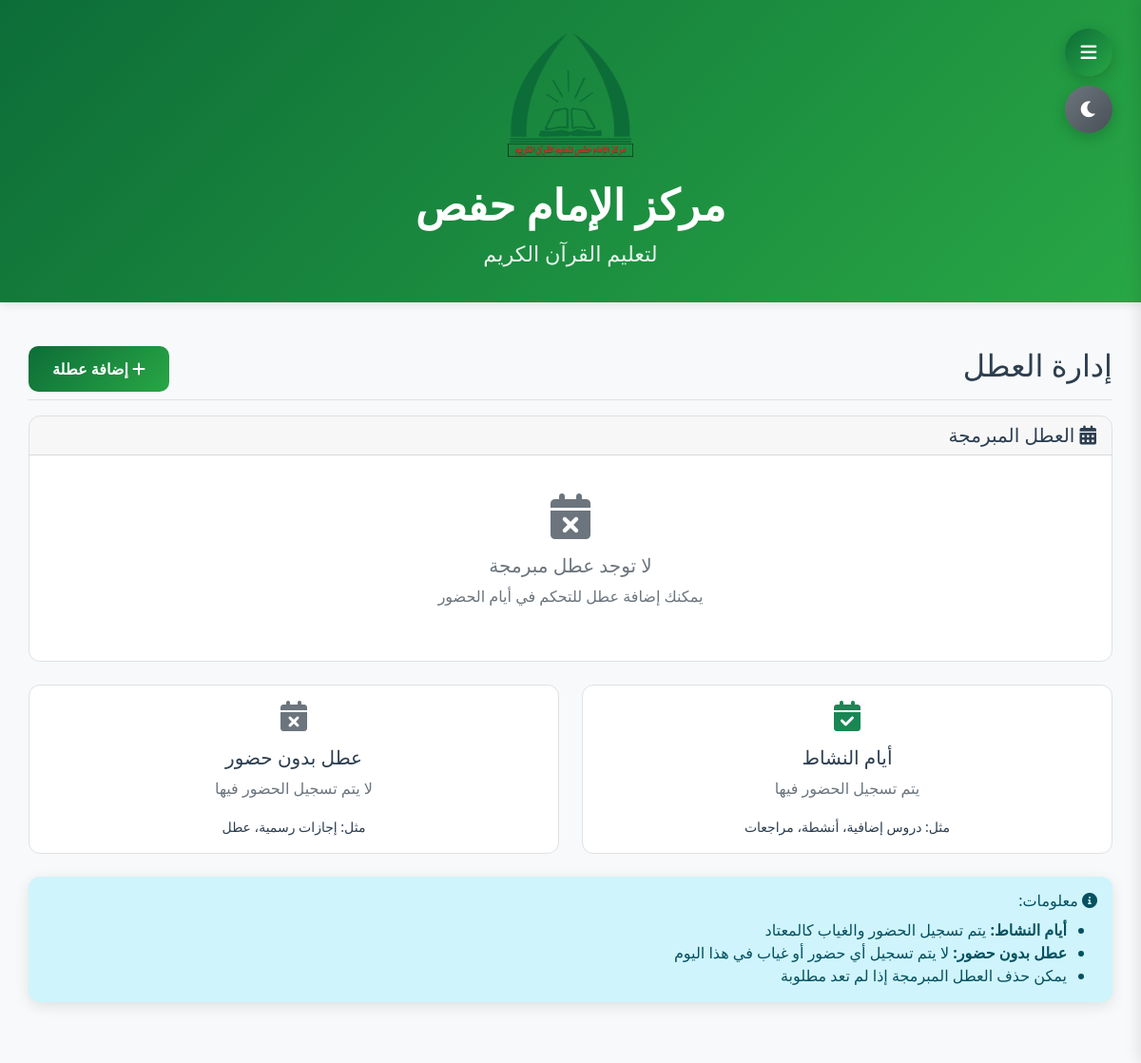
The app's page /holidays (signed in) with its own data.
### app.py (models this page shows)
class Settings(db.Model):
    id = db.Column(db.Integer, primary_key=True)
    site_name = db.Column(db.String(100), default='مركز الإمام حفص')
    site_description = db.Column(db.String(200), default='لتعليم القرآن الكريم')
    contact_phone = db.Column(db.String(20))
    contact_email = db.Column(db.String(100))
    location_address = db.Column(db.String(300), default='مأرب - شارع الأربعين - خلف مستشفى نيوم')
    location_map_url = db.Column(db.String(500))
    logo = db.Column(db.String(200))
    primary_color = db.Column(db.String(7), default='#2c5aa0')
    secondary_color = db.Column(db.String(7), default='#28a745')
    background_color = db.Column(db.String(7), default='#f8f9fa')
    text_color = db.Column(db.String(7), default='#2c3e50')
    whatsapp_message_template = db.Column(db.Text, default='تقرير {report_type} للتسميع\n\nالطالب: {student_name}\nالحلقة: {circle_name}\nالمعلم: {teacher_name}\nالفترة: من {start_date} إلى {end_date}\n\nالتسميع:\n{reports_details}\n\nإحصائيات الحضور:\n{attendance_stats}\n\n{site_name}')
    support_bank_accounts = db.Column(db.Text, default='بنك الكريمي: 123456789\nبنك الشرق: 987654321\nبنك التضامن: 456789123')
    support_message = db.Column(db.Text, default='نورٌ نُهديه وجيل نربيه')
    dark_mode_enabled = db.Column(db.Boolean, default=False)
    teacher_requires_approval = db.Column(db.Boolean, default=True)
    allow_custom_teacher_name = db.Column(db.Boolean, default=True)

### app.py (the view)
@app.route('/holidays')
@require_login
def holidays():
    holidays = Holiday.query.order_by(Holiday.date).all()
    return render_template('holidays.html', holidays=holidays)

### app.py (called while the page is built)
@app.context_processor
def inject_globals():
    settings = Settings.query.first() or Settings()
    current_year = datetime.now().year
    unread_notifications = 0
    if 'user_id' in session and session.get('role') == 'parent':
        parent = Parent.query.filter_by(name=session['name']).first()
        if parent and parent.user_id:
            unread_notifications = Notification.query.filter_by(user_id=parent.user_id, is_read=False).count()
    return dict(
        datetime=datetime, now=datetime.now, timedelta=timedelta,
        settings=settings, Report=Report, Attendance=Attendance,
        Holiday=Holiday, Parent=Parent, current_year=current_year,
        unread_notifications=unread_notifications
    )

def require_login(f):
    @wraps(f)
    def decorated(*args, **kwargs):
        if 'user_id' not in session:
            flash('يجب تسجيل الدخول أولاً', 'error')
            return redirect(url_for('login'))
        return f(*args, **kwargs)
    return decorated

### templates/holidays.html
{% extends "base.html" %}
{% block content %}
<div class="d-flex justify-content-between flex-wrap flex-md-nowrap align-items-center pt-3 pb-2 mb-3 border-bottom">
    <h1 class="h2">إدارة العطل</h1>
    <a href="{{ url_for('add_holiday') }}" class="btn btn-primary">
        <i class="fas fa-plus"></i> إضافة عطلة
    </a>
</div>
<div class="card">
    <div class="card-header">
        <h5 class="card-title mb-0"><i class="fas fa-calendar-alt"></i> العطل المبرمجة</h5>
    </div>
    <div class="card-body">
        {% if holidays %}
        <div class="table-responsive">
            <table class="table table-striped">
                <thead>
                    <tr>
                        <th>التاريخ</th>
                        <th>المناسبة</th>
                        <th>نوع اليوم</th>
                        <th>الحالة</th>
                        <th>الإجراءات</th>
                    </tr>
                </thead>
                <tbody>
                    {% for holiday in holidays %}
                    <tr>
                        <td>{{ holiday.date.strftime('%Y-%m-%d') }}</td>
                        <td>{{ holiday.reason }}</td>
                        <td>
                            {% if holiday.has_attendance %}
                            <span class="badge bg-success">يوم نشاط</span>
                            {% else %}
                            <span class="badge bg-secondary">عطلة بدون حضور</span>
                            {% endif %}
                        </td>
                        <td>
                            {% if holiday.date < datetime.now().date() %}
                            <span class="badge bg-secondary">منتهية</span>
                            {% elif holiday.date == datetime.now().date() %}
                            <span class="badge bg-warning">اليوم</span>
                            {% else %}
                            <span class="badge bg-success">قادمة</span>
                            {% endif %}
                        </td>
                        <td>
                            <a href="{{ url_for('delete_holiday', holiday_id=holiday.id) }}"
                               class="btn btn-sm btn-outline-danger"
                               onclick="return confirm('هل أنت متأكد من حذف هذه العطلة؟')">
                                <i class="fas fa-trash"></i>
                            </a>
                        </td>
                    </tr>
                    {% endfor %}
                </tbody>
            </table>
        </div>
        {% else %}
        <div class="text-center text-muted py-4">
            <i class="fas fa-calendar-times fa-3x mb-3"></i>
            <h5>لا توجد عطل مبرمجة</h5>
            <p>يمكنك إضافة عطل للتحكم في أيام الحضور</p>
        </div>
        {% endif %}
    </div>
</div>
<div class="row mt-4">
    <div class="col-md-6">
        <div class="card">
            <div class="card-body text-center">
                <i class="fas fa-calendar-check fa-2x text-success mb-3"></i>
                <h5>أيام النشاط</h5>
                <p class="text-muted">يتم تسجيل الحضور فيها</p>
                <small>مثل: دروس إضافية، أنشطة، مراجعات</small>
            </div>
        </div>
    </div>
    <div class="col-md-6">
        <div class="card">
            <div class="card-body text-center">
                <i class="fas fa-calendar-times fa-2x text-secondary mb-3"></i>
                <h5>عطل بدون حضور</h5>
                <p class="text-muted">لا يتم تسجيل الحضور فيها</p>
                <small>مثل: إجازات رسمية، عطل</small>
            </div>
        </div>
    </div>
</div>
<div class="alert alert-info mt-4">
    <h6><i class="fas fa-info-circle"></i> معلومات:</h6>
    <ul class="mb-0">
        <li><strong>أيام النشاط:</strong> يتم تسجيل الحضور والغياب كالمعتاد</li>
        <li><strong>عطل بدون حضور:</strong> لا يتم تسجيل أي حضور أو غياب في هذا اليوم</li>
        <li>يمكن حذف العطل المبرمجة إذا لم تعد مطلوبة</li>
    </ul>
</div>
{% endblock %}

### templates/base.html (shortened to what this page needs)
<!DOCTYPE html>
<html lang="ar" dir="rtl" class="{% if session.get('dark_mode') or settings.dark_mode_enabled %}dark-mode{% endif %}">
<head>
    <link href="https://cdn.jsdelivr.net/npm/bootstrap@5.1.3/dist/css/bootstrap.min.css" rel="stylesheet">
    <link rel="stylesheet" href="https://cdnjs.cloudflare.com/ajax/libs/font-awesome/6.0.0/css/all.min.css">
    <link href="https://cdn.jsdelivr.net/npm/bootstrap@5.1.3/dist/css/bootstrap.rtl.min.css" rel="stylesheet">
</head>
<body class="{% if session.get('view_type') == 'mobile' %}mobile-view{% endif %}">
    {% if settings.logo or settings.site_name %}
    <div class="header-logo">
        <div class="container">
            {% if settings.logo %}
            <img src="{{ url_for('uploaded_file', filename=settings.logo) }}" class="mb-2" alt="{{ settings.site_name }}" style="background: transparent; border: none;">
            {% endif %}
            <h4>{{ settings.site_name }}</h4>
            {% if settings.site_description %}
            <small>{{ settings.site_description }}</small>
            {% endif %}
        </div>
    </div>
    {% endif %}
    {% if session.user_id %}
    <button class="sidebar-toggle" onclick="toggleSidebar()">
        <i class="fas fa-bars"></i>
    </button>
    <button class="dark-mode-toggle" onclick="toggleDarkMode()">
        <i class="fas {% if session.get('dark_mode') or settings.dark_mode_enabled %}fa-sun{% else %}fa-moon{% endif %}"></i>
    </button>
    {% endif %}
    {% if session.user_id %}
    <main class="main-content">
        {% endif %}
        <div class="page-transition">
            {% block content %}{% endblock %}
        </div>
        {% if session.user_id %}
    </main>
    {% endif %}
</body>
</html>

### records on screen
Settings: logo (picture), site_name "مركز الإمام حفص", site_description "لتعليم القرآن الكريم"
